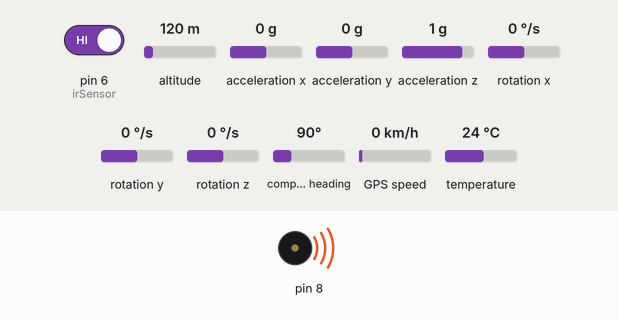
Recording of a sketch running on a simulated Arduino Leonardo, built with avr-gcc and run on an emulated ATmega32U4. On the bench: buzzer (waves = sounding). The inputs (shaded band) are chosen by the test bench; at power-on: pin 6 (irSensor) HIGH, altitude 120 m, acceleration x 0 g, acceleration y 0 g, acceleration z 1 g, rotation x 0 °/s, rotation y 0 °/s, rotation z 0 °/s, compass heading 90°, GPS speed 0 km/h, temperature 24 °C. The GPS gets a fix after 3 s at 37.7749, -122.4194 with 8 satellites; what the sketch prints to the serial monitor is not drawn.

Above: at 1.2 s.
At 2.2 s:
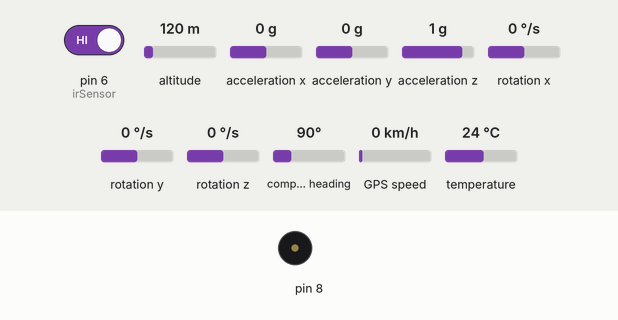
Timing chart, 0 to 3.7 s (numbered marks = the images above):
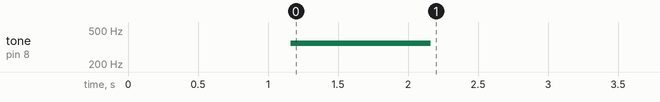

Measured:
- by itself, tone on pin 8: silent → 349 Hz at 1.2 s, → silent 1.0 s later

The sketch:

Prototype_for_gsm_gps.ino
```cpp
#include <TinyGPS++.h>
#include <SoftwareSerial.h>
#include <AltSoftSerial.h>

// ---------------------Motion and Vibration Alarm ------------------------------
// Libraries
#include <Adafruit_MPU6050.h>
#include <Adafruit_Sensor.h>
#include <Wire.h>
// Intialized
Adafruit_MPU6050 mpu;
int irSensor = 6;

// Create a TinyGPS++ object
TinyGPSPlus gps;

// Create a software serial port called "gpsSerial"
SoftwareSerial gpsSerial(2, 3);
AltSoftSerial SIM900A(8, 9);
String googleMapsLink;  // Global variable to store the Google Maps link

void setup() {
  //-------------------------START OF Motion and Vibration Alarm
  pinMode(irSensor, INPUT);

  Serial.begin(9600);
  while (!Serial)
    delay(10);  // will pause Zero, Leonardo, etc until serial console opens

  Serial.println("Adafruit MPU6050 test!");

  // Try to initialize!
  if (!mpu.begin()) {
    Serial.println("Failed to find MPU6050 chip");
    while (1) {
      delay(10);
    }
  }
  Serial.println("MPU6050 Found!");

  //setupt motion detection
  mpu.setHighPassFilter(MPU6050_HIGHPASS_0_63_HZ);
  mpu.setMotionDetectionThreshold(1);
  mpu.setMotionDetectionDuration(20);
  mpu.setInterruptPinLatch(true);  // Keep it latched.  Will turn off when reinitialized.
  mpu.setInterruptPinPolarity(true);
  mpu.setMotionInterrupt(true);

  // Serial.println("");
  delay(100);
  // -----------------------------------------END of Motion and Vibration Alarm----


  SIM900A.begin(9600);
  delay(1000);
  // Start the Arduino hardware serial port at 9600 baud
  //Serial.begin(9600);

  // Start the software serial port at the GPS's default baud
  gpsSerial.begin(9600);
}

void loop() {
  // --------------------------------------- START OF Motion and Vibration Alarm
  int value = digitalRead(irSensor);
  // Serial.println("");
  // Serial.print("Sensor Value = ");
  // Serial.print(value);

  if (value == 0) {
    tone(8, 349);
  } else {
    noTone(8);
  }
  delay(50);

  if (mpu.getMotionInterruptStatus()) {
    tone(8, 349);
    delay(1000);
    noTone(8);
    delay(1000);
    //SendMessage();
    delay(2000);

    /* Get new sensor events with the readings */
    sensors_event_t a, g, temp;
    mpu.getEvent(&a, &g, &temp);
  }

  delay(10);
  // ---------------------------------------------END OF Motion and Vibration Alarm

  // if (Serial.available()>0)
  //  switch(Serial.read())
  // {
  //   case 's':
  //     SendMessage();
  //     break;
  //   case 'r':
  //     RecieveMessage();
  //     break;
  // }

  if (SIM900A.available() > 0)
    Serial.write(SIM900A.read());
  //=================================================================================
  // This sketch displays information every time a new sentence is correctly encoded.
  while (gpsSerial.available() > 0)
    if (gps.encode(gpsSerial.read()))
      displayInfo();


  // If 5000 milliseconds pass and there are no characters coming in
  // over the software serial port, show a "No GPS detected" error
  if (millis() > 5000 && gps.charsProcessed() < 10) {
    Serial.println("No GPS detected");
    while (true)
      ;
  }
}
//=======================================================

//===========================================================================
void displayInfo() {

  if (gps.location.isValid()) {
    Serial.print("Latitude: ");
    Serial.println(gps.location.lat(), 6);
    Serial.print("Longitude: ");
    Serial.println(gps.location.lng(), 6);
    Serial.print("Altitude: ");
    Serial.println(gps.altitude.meters());

    googleMapsLink = String(gps.location.lat(), 6) + "," + String(gps.location.lng(), 6);

  } else {
    Serial.println("Location: Not Available");
  }

  Serial.println();
  Serial.println();
  delay(1000);
}

void SendMessage() {

  Serial.println("Sending Message");
  SIM900A.println("AT+CMGF=1\r");  // Set the GSM Module in Text Mode with \r
  delay(1000);

  Serial.println("Set SMS Number");
  delay(1000);
  SIM900A.println("AT+CMGS=\"+60193450165\"\r");  // Mobile phone number to send message with \r
  delay(1000);

  Serial.println("Set SMS Content");
  SIM900A.println(googleMapsLink);  // Message content
  delay(1000);

  Serial.println("Finish");
  SIM900A.println((char)26);  // ASCII code of CTRL+Z
  delay(1000);

  Serial.println("Message has been sent -> SMS Selesai dikirim");
}

void RecieveMessage() {
  Serial.println("SIM900A Membaca SMS");
  delay(1000);
  SIM900A.println("AT+CNMI=2,2,0,0,0");  // AT Command to receive a live SMS
  delay(1000);
  Serial.write("Unread Message done");
}
```
